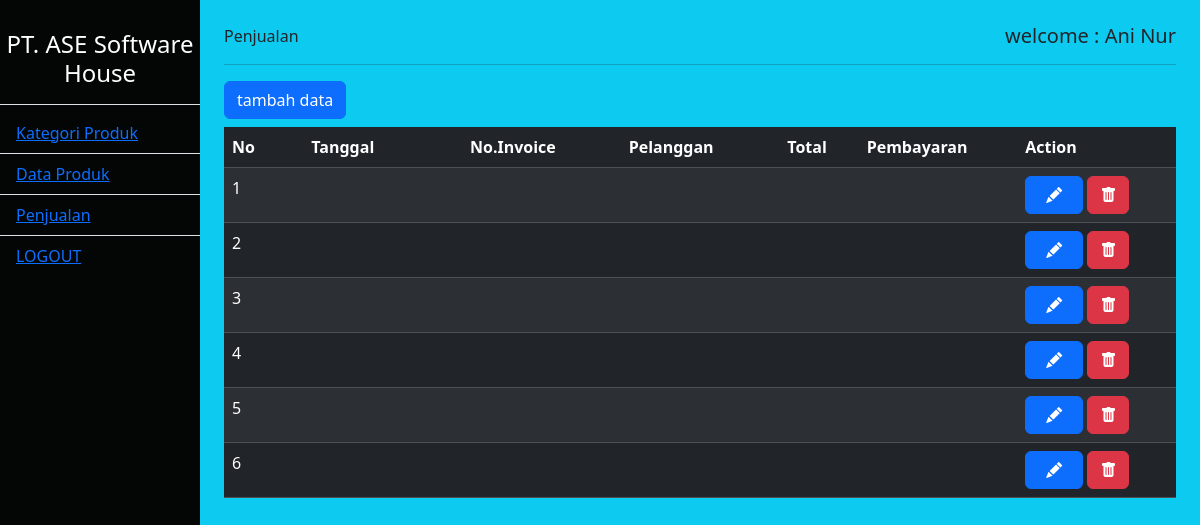
The page /admin/home.php?modul=Penjualan (signed in) on the database its author committed.
### tables this page shows
CREATE TABLE `mst_menus` (
  `menuid` int(11) NOT NULL,
  `menu_name` varchar(30) NOT NULL,
  `menu_link` varchar(30) NOT NULL,
  `isactive` tinyint(1) NOT NULL
);

CREATE TABLE `product_category` (
  `categoryid` int(11) NOT NULL,
  `category_name` varchar(20) NOT NULL,
  `isactive` tinyint(1) NOT NULL,
  `createdby` varchar(30) NOT NULL
);

### admin/home.php (the view, shortened to what this page needs)
<?php
if (isset($_SESSION['userlogin'])){
require_once('../config/koneksidb.php');
require_once('../config/general.php');
?>
<!DOCTYPE html>
<html lang="en">
<head>
    <link href="https://cdn.jsdelivr.net/npm/bootstrap@5.3.2/dist/css/bootstrap.min.css" rel="stylesheet">
    <link rel="stylesheet" href="../assets/adminstyle.css">
    <link rel="stylesheet" href="https://cdn.jsdelivr.net/npm/bootstrap-icons@1.11.2/font/bootstrap-icons.min.css">
</head>
<body class="bg-info">
    <div class="container-fluid">
        <div class="row">
            <div class="col-md-2 bg-black left-menu">
                <h4 class="pb-3 text-white text-center border-bottom"><?php
                echo $company; ?></h4>
                <ul class="list-group list-group-flush" id="listmenu">
                    <?php
                    $statment_sql = $cn_mysql->prepare("select*from mst_menus where isactive=1");
                    $statment_sql->execute();
                    $result = $statment_sql->get_result();
                    while ($d = $result ->fetch_assoc()) {
                        echo '<li class="list-group-item"> <a href='.$d["menu_link"].'> '.$d["menu_name"].'<a></li>';
                    }
                    ?>
                    <li class="list-group-item"><a href="logout.php">LOGOUT</a></li>
                </ul>
            </div>
            <div class="col-md-10 p-4">
                <?php
                if(!isset($_GET['modul'])){
                ?>
                <h5 id="title"><?php title(); ?>
                <span style="float: right;"> welcome : <?php echo $_SESSION['loginname']; ?></span></h5>
                <hr>
                <h6><i id="subtitle"></i></h6>
                <?php
                    echo "
                    <ul>
                        <li>Nama Server: ".$_SERVER['SERVER_NAME']."</li>
                        <li>Nama Server: ".$_SERVER['HTTP_HOST']."</li>
                        <li>URL APK: (lengkap)".$_SERVER['REQUEST_URI']."</li>
                        <li>URL APK: (utama)".$_SERVER['PHP_SELF']."</li>
                        <li>Port dari apk web: ".$_SERVER['SERVER_PORT']."</li>
                    </ul>";
                ?>
            </div>
            <?php
                }
                else{
                    echo'
                    <h5 id="title>"
                        modul: '.title($_GET['modul']).'
                        <span style="float: right;"> welcome : '.$_SESSION['loginname'].'</span>
                    </h5>
                    <hr>
                    ';
                    $pagenya = $_GET['modul'].".php";
                    include_once("modul/$pagenya");
                }
            ?>
        </div>
    </div>
</body>
</html>
<?php
} else {
    echo "<script>alert('memerlukan login');</script>";
    echo "<meta http-equiv=\"REFRESH\" content=\"0;url=index.php\">";
}
?>

### config/general.php (shortened to what this page needs)
<?php
$company = "PT. ASE Software House";
function title ($tl= NULL){
    if ($tl == NULL){
        echo "tanggal hari ini : ".$GLOBALS["date_day"],",".$GLOBALS["date_today"];
    }
    else
        echo $tl;
}
?>

### admin/modul/penjualan.php (shortened to what this page needs)
<?php
if(!isset($_GET['action'])){
?>
<div class="row">
    <div class="col-md-12">
        <a href="?modul=<?php echo $_GET['modul'];?>&action=add" class="btn btn-primary"> tambah data </a>
        <table class="table table-dark table-striped my-2">
        <thead>
            <tr>
                <th>No</th>
                <th>Tanggal</th>
                <th>No.Invoice</th>
                <th>Pelanggan</th>
                <th>Total</th>
                <th>Pembayaran</th>
                <th>Action</th>
            </tr>
        </thead>
        <tbody>
            <?php
            $no = 1;
             $statment_sql = $cn_mysql->prepare("select*from product_category where isactive=1");
             $statment_sql->execute();
             $result = $statment_sql->get_result();
             while ($data = $result ->fetch_assoc()) {
            ?>
            <tr>
                <td class="col-md-1"><?php echo $no;?></td>
                <td class="col-md-2"></td>
                <td class="col-md-2"></td>
                <td class="col-md-2"></td>
                <td class="col-md-1"></td>
                <td class="col-md-2"></td>
                <td>
                    <a href="?modul=<?php echo $_GET['modul'];?>&action=edit&id=<?php echo $data['categoryid'];?>" class="btn btn-primary" title="ubah data"><i class="bi bi-pencil-fill mx-2"></i><a>
                    <a href="?modul=<?php echo $_GET['modul'];?>&action=delete&id=<?php echo $data['categoryid'];?>" class="btn btn-danger" title="hapus data"><i class="bi bi-trash-fill "></i></a></td>
            </tr>
            <?php $no++;
             }
            ?>
        </tbody>
        </table>
    </div>
</div>
<?php
}
?>

### assets/adminstyle.css (style rules this page uses)
.left-menu { height: 200px!important; padding: 30px 0px!important; }
.left-menu li { background-color: rgb(4, 6, 6); color: aqua; }
.left-menu { background-color: rgb(4, 6, 6)!important; height: 100vh!important; padding: 30px 0px!important; }

### rows shown on the page
mst_menus: menu_name "Kategori Produk"
mst_menus: menu_name "Data Produk"
mst_menus: menu_name "Penjualan"

### other values the page prints
$company "PT. ASE Software House"
$_SESSION['loginname'] "Ani Nur"
